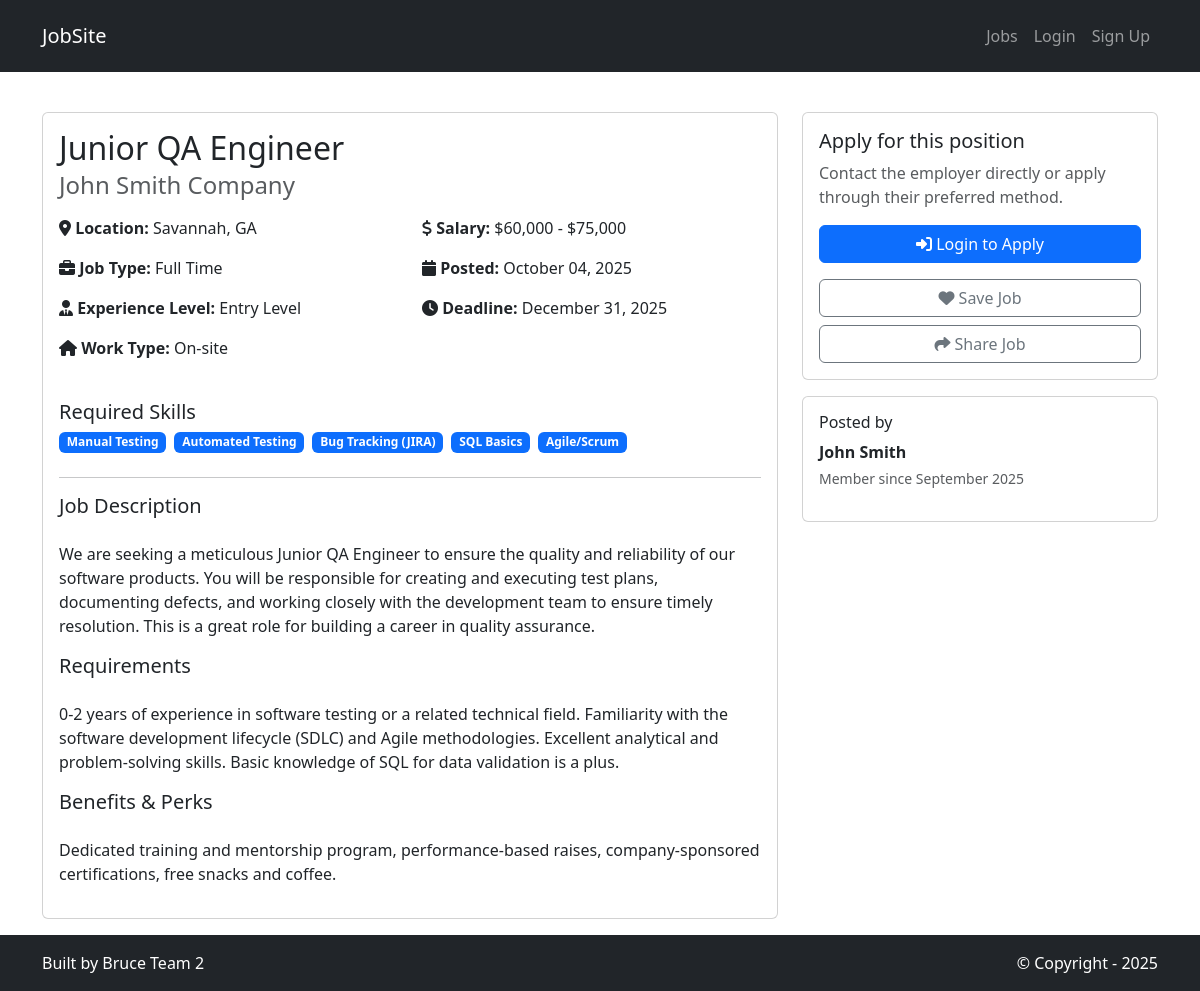
The app's page /jobs/13/, older data.
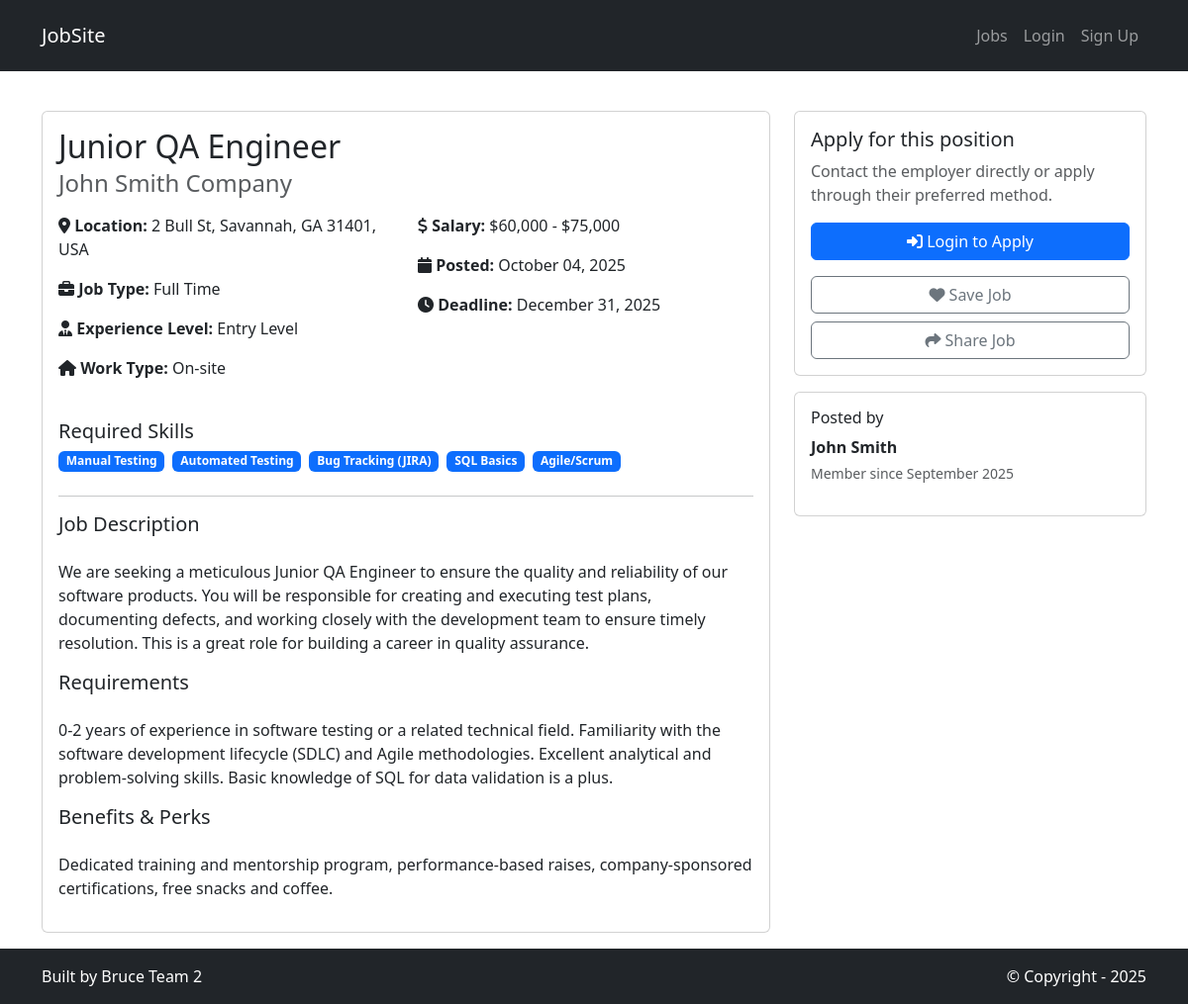
The same page, newer data.
### jobs/models.py (models this page shows, shortened)
class Job(models.Model):
    JOB_TYPES = [
        ('full-time', 'Full Time'),
        ('part-time', 'Part Time'),
        ('contract', 'Contract'),
        ('internship', 'Internship'),
        ('freelance', 'Freelance'),
    ]
    EXPERIENCE_LEVELS = [
        ('entry', 'Entry Level'),
        ('mid', 'Mid Level'),
        ('senior', 'Senior Level'),
        ('executive', 'Executive'),
    ]
    WORK_TYPES = [
        ('remote', 'Remote'),
        ('onsite', 'On-site'),
        ('hybrid', 'Hybrid'),
    ]
    title = models.CharField(max_length=200)
    company = models.CharField(max_length=200)
    location = models.CharField(max_length=200)
    job_type = models.CharField(max_length=20, choices=JOB_TYPES, default='full-time')
    experience_level = models.CharField(max_length=20, choices=EXPERIENCE_LEVELS, default='entry')
    work_type = models.CharField(max_length=20, choices=WORK_TYPES, default='onsite')
    skills = models.TextField(blank=True, help_text="Comma-separated list of required skills")
    salary_min = models.DecimalField(max_digits=10, decimal_places=2, null=True, blank=True)
    salary_max = models.DecimalField(max_digits=10, decimal_places=2, null=True, blank=True)
    visa_sponsorship = models.BooleanField(default=False, help_text="Does this position offer visa sponsorship?")
    description = models.TextField()
    requirements = models.TextField()
    benefits = models.TextField(blank=True)
    posted_by = models.ForeignKey(User, on_delete=models.CASCADE, related_name='posted_jobs')
    created_at = models.DateTimeField(default=timezone.now)
    updated_at = models.DateTimeField(auto_now=True)
    is_active = models.BooleanField(default=True)
    application_deadline = models.DateField(null=True, blank=True)
    class Meta:
        ordering = ['-created_at']
    @property
    def salary_range(self):
        if self.salary_min and self.salary_max:
            return f"${self.salary_min:,.0f} - ${self.salary_max:,.0f}"
        elif self.salary_min:
            return f"${self.salary_min:,.0f}+"
        elif self.salary_max:
            return f"Up to ${self.salary_max:,.0f}"
        else:
            return "Salary not specified"
    @property
    def skills_list(self):
        if self.skills:
            return [skill.strip() for skill in self.skills.split(',') if skill.strip()]
        return []

### jobs/views.py (the view)
# urls.py: path('<int:job_id>/', views.job_detail, name='jobs.detail'),
def job_detail(request, job_id):
    job = get_object_or_404(Job, id=job_id, is_active=True)
    has_applied = False
    if request.user.is_authenticated:
        try:
            if request.user.profile.is_job_seeker:
                has_applied = Application.objects.filter(job=job, applicant=request.user).exists()
        except:
            pass
    template_data = {
        'title': f'{job.title} - {job.company}',
        'job': job,
        'has_applied': has_applied,
    }
    return render(request, 'jobs/job_detail.html', {'template_data': template_data})

### jobs/templates/jobs/job_detail.html (shortened to what the changed rows need)
{% extends 'base.html' %}
{% block content %}
<div class="p-3 mt-4">
  <div class="container">
    <div class="row">
      <div class="col-md-8">
        <div class="card">
          <div class="card-body">
            <h2 class="card-title">{{ template_data.job.title }}</h2>
            <h4 class="card-subtitle mb-3 text-muted">{{ template_data.job.company }}</h4>
            <div class="row mb-4">
              <div class="col-md-6">
                <p><i class="fas fa-map-marker-alt"></i> <strong>Location:</strong> {{ template_data.job.location }}</p>
                <p><i class="fas fa-briefcase"></i> <strong>Job Type:</strong> {{ template_data.job.get_job_type_display }}</p>
                <p><i class="fas fa-user-tie"></i> <strong>Experience Level:</strong> {{ template_data.job.get_experience_level_display }}</p>
                <p><i class="fas fa-home"></i> <strong>Work Type:</strong> {{ template_data.job.get_work_type_display }}</p>
              </div>
              <div class="col-md-6">
                <p><i class="fas fa-dollar-sign"></i> <strong>Salary:</strong> {{ template_data.job.salary_range }}</p>
                <p><i class="fas fa-calendar"></i> <strong>Posted:</strong> {{ template_data.job.created_at|date:"F d, Y" }}</p>
                {% if template_data.job.application_deadline %}
                <p><i class="fas fa-clock"></i> <strong>Deadline:</strong> {{ template_data.job.application_deadline|date:"F d, Y" }}</p>
                {% endif %}
              </div>
            </div>
            {% if template_data.job.skills_list %}
            <div class="mb-4">
              <h5>Required Skills</h5>
              <div class="d-flex flex-wrap gap-2">
              </div>
            </div>
            {% endif %}
            <hr>
            <h5>Job Description</h5>
            <p class="mb-4">{{ template_data.job.description|linebreaks }}</p>
            <h5>Requirements</h5>
            <p class="mb-4">{{ template_data.job.requirements|linebreaks }}</p>
            {% if template_data.job.benefits %}
            <h5>Benefits & Perks</h5>
            <p class="mb-4">{{ template_data.job.benefits|linebreaks }}</p>
            {% endif %}
          </div>
        </div>
      </div>
      <div class="col-md-4">
        <div class="card mt-3">
          <div class="card-body">
            <h6>Posted by</h6>
            <p class="mb-1"><strong>{{ template_data.job.posted_by.get_full_name|default:template_data.job.posted_by.username }}</strong></p>
            <p class="text-muted small">Member since {{ template_data.job.posted_by.date_joined|date:"F Y" }}</p>
          </div>
        </div>
      </div>
    </div>
  </div>
</div>
{% endblock content %}

Row changes from the older to the newer data that the page shows:
changed Job "Junior QA Engineer": job.location "Savannah, GA" → "2 Bull St, Savannah, GA 31401, USA"
